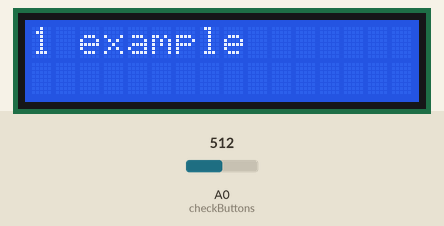
This sketch was run on a simulated Arduino Uno, built with avr-gcc and run on an emulated ATmega328P. On the bench: 16×2 character LCD. The inputs (shaded band) are chosen by the test bench; at power-on: A0 (checkButtons) = 512. What the sketch prints to the serial monitor is not drawn.

Above: at 0.77 s.
1.3 s: A0 (checkButtons) set to 459
At 1.8 s:
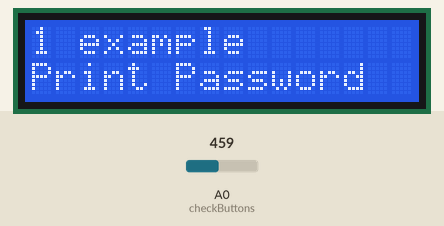
2.8 s: A0 (checkButtons) set to 442
4.4 s: A0 (checkButtons) set to 460
At 4.86 s:
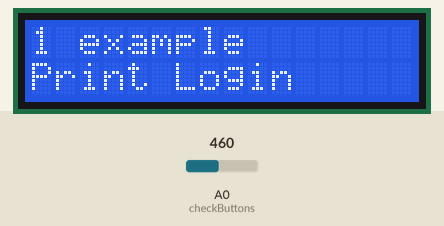
7.2 s: A0 (checkButtons) set to 791
8.7 s: A0 (checkButtons) set to 814
Timing chart, 0 to 11.3 s (numbered marks = the images above; inputs shaded):
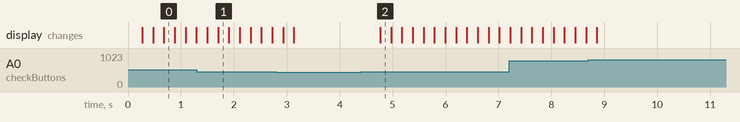

The sketch:

sketch_jul08a.ino
```cpp
#include <LiquidCrystal.h>

LiquidCrystal lcd(8, 9, 4, 5, 6, 7);

struct LoginPassword {
  String _name;
  String login;
  String password;
};

struct ProgrammState {
  byte selectedLp;
  boolean lcdPrinted;
  byte lcdPrintPosition;
};

LoginPassword list[2] = {
  { "1 example", "e-mail@example.ru", "PaSsWWOrD"},
  { "2 example", "e-mail@example.ru", "$%$^NDG++_:>"}
};

ProgrammState state = {0, 0, 0};

void setup () {
  pinMode(A0, INPUT);
  digitalWrite(A0, HIGH);

  lcd.begin(16, 2);
  Serial.begin(9600);
}

void loop () {
  checkButtons();
  lcdPrint();
}

void lcdPrint () {
  if ( !state.lcdPrinted ) {
    state.lcdPrinted = true;
    lcd.clear();
    if ( state.lcdPrintPosition == 0 ) {
      lcd.print(list[state.selectedLp]._name);
    }
    if ( state.lcdPrintPosition == 1 ) {
      lcd.print(list[state.selectedLp]._name);
      lcd.setCursor(0, 1);
      lcd.print("Print Login");
    }
    if ( state.lcdPrintPosition == 2 ) {
      lcd.print(list[state.selectedLp]._name);
      lcd.setCursor(0, 1);
      lcd.print("Print Password");
    }
  }
}

void checkButtons () {
  int buttonPressed = analogRead(A0);
  if ( buttonPressed < 310 && state.lcdPrintPosition == 0 ) {
    state.selectedLp = max(state.selectedLp++, 1);
    delay(200);
    state.lcdPrinted = false;
  }
  else if ( buttonPressed < 450 && state.lcdPrintPosition == 0 ) {
    state.selectedLp = min(state.selectedLp--, 0);
    delay(200);
    state.lcdPrinted = false;
  }
  else if ( buttonPressed < 800 ) {
    if ( state.lcdPrintPosition == 0 ) {
      state.lcdPrintPosition = 1;
      state.lcdPrinted = false;
    } else if ( state.lcdPrintPosition == 1 ) {
      Serial.println(list[state.selectedLp].login);
      state.lcdPrintPosition = 2;
      state.lcdPrinted = false;
    } else if ( state.lcdPrintPosition == 2 ) {
      Serial.println(list[state.selectedLp].password);
      state.lcdPrintPosition = 0;
      state.lcdPrinted = false;
    }
    delay(200);
  }
}
```

Measured:
- after the input at 4.4 s, the display: changes after 0.36 s (image 2)
